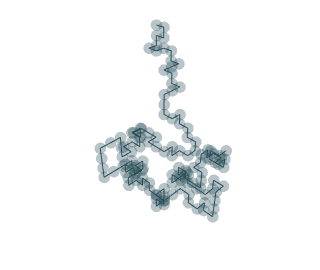

Source (notebook cell):
### Code cell
fig = go.Figure(data=[go.Scatter3d(x=xs, y=ys, z=zs,
                                    mode='lines+markers',
                                    marker=dict(color="#264B56", size=4, opacity=0.33))])
fig.update_scenes(xaxis_visible=False, yaxis_visible=False,zaxis_visible=False)
fig.update_layout(width=270, height=270, autosize=False, margin=dict(l=0, r=0, b=0, t=0))

### Figure 1 — Plotly figure (JSON) as saved in the notebook; plotly's stock layout.template omitted (floating-point values rounded to 4 significant figures; data arrays with more than 128 entries replaced by an {"elided": "..."} marker saying what was removed)
{"data": [{"marker": {"color": "#264B56", "opacity": 0.33, "size": 4}, "mode": "lines+markers", "type": "scatter3d", "x": {"elided": "129 int values"}, "y": {"elided": "129 int values"}, "z": {"elided": "129 int values"}}], "layout": {"autosize": false, "height": 270, "margin": {"b": 0, "l": 0, "r": 0, "t": 0}, "scene": {"aspectmode": "auto", "aspectratio": {"x": 0.8964, "y": 0.9779, "z": 1.141}, "xaxis": {"type": "linear", "visible": false}, "yaxis": {"type": "linear", "visible": false}, "zaxis": {"type": "linear", "visible": false}}, "width": 270}}
